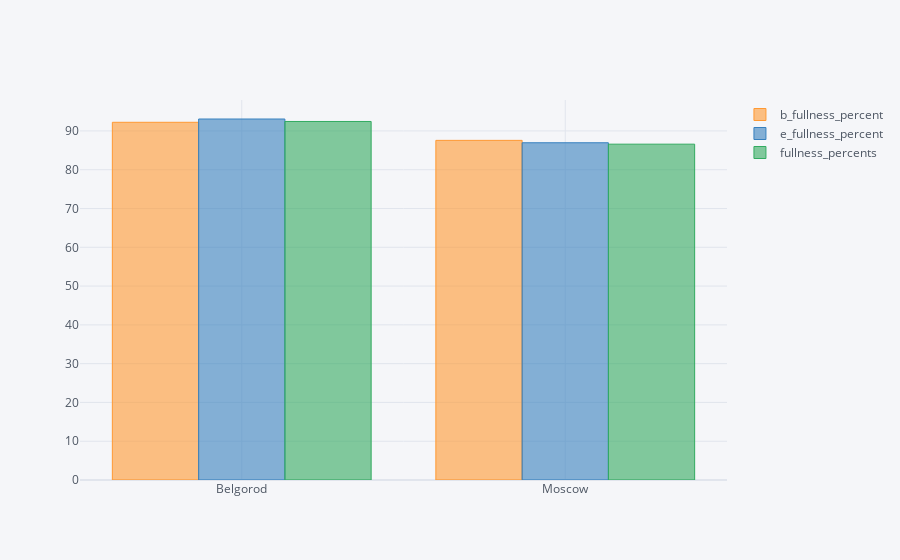

The cell this chart's notebook holds for it:
### Code cell
data.groupby(['arr_city'])[['b_fullness_percent', 'e_fullness_percent',
                            'fullness_percents']].mean().iplot(kind='bar')

### Figure 1 — Plotly figure (JSON) as saved in the notebook; plotly's stock layout.template omitted (floating-point values rounded to 4 significant figures)
{"data": [{"marker": {"color": "rgba(255, 153, 51, 0.6)", "line": {"color": "rgba(255, 153, 51, 1.0)", "width": 1}}, "name": "b_fullness_percent", "orientation": "v", "text": "", "type": "bar", "x": ["Belgorod", "Moscow"], "y": [92.23, 87.57]}, {"marker": {"color": "rgba(55, 128, 191, 0.6)", "line": {"color": "rgba(55, 128, 191, 1.0)", "width": 1}}, "name": "e_fullness_percent", "orientation": "v", "text": "", "type": "bar", "x": ["Belgorod", "Moscow"], "y": [93.08, 86.96]}, {"marker": {"color": "rgba(50, 171, 96, 0.6)", "line": {"color": "rgba(50, 171, 96, 1.0)", "width": 1}}, "name": "fullness_percents", "orientation": "v", "text": "", "type": "bar", "x": ["Belgorod", "Moscow"], "y": [92.44, 86.59]}], "layout": {"legend": {"bgcolor": "#F5F6F9", "font": {"color": "#4D5663"}}, "paper_bgcolor": "#F5F6F9", "plot_bgcolor": "#F5F6F9", "title": {"font": {"color": "#4D5663"}}, "xaxis": {"gridcolor": "#E1E5ED", "showgrid": true, "tickfont": {"color": "#4D5663"}, "title": {"font": {"color": "#4D5663"}, "text": ""}, "zerolinecolor": "#E1E5ED"}, "yaxis": {"gridcolor": "#E1E5ED", "showgrid": true, "tickfont": {"color": "#4D5663"}, "title": {"font": {"color": "#4D5663"}, "text": ""}, "zerolinecolor": "#E1E5ED"}}}
